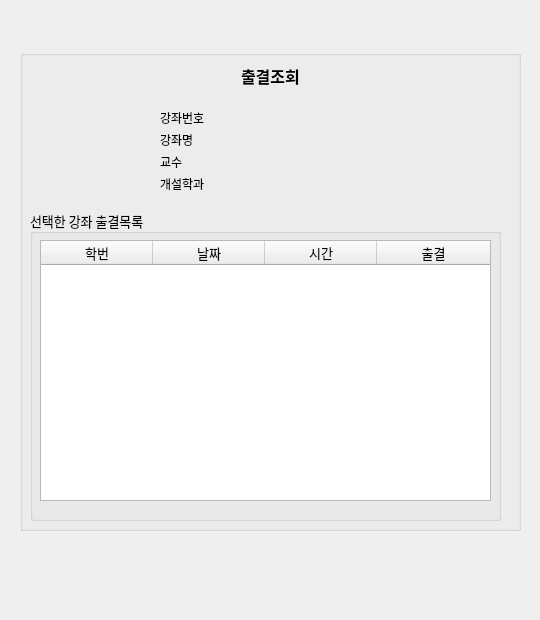
<?xml version="1.0" encoding="UTF-8"?>
<ui version="4.0">
 <class>Form</class>
 <widget class="QWidget" name="Form">
  <property name="geometry">
   <rect>
    <x>0</x>
    <y>0</y>
    <width>540</width>
    <height>620</height>
   </rect>
  </property>
  <property name="windowTitle">
   <string>Form</string>
  </property>
  <widget class="QGroupBox" name="groupBox">
   <property name="geometry">
    <rect>
     <x>20</x>
     <y>50</y>
     <width>501</width>
     <height>481</height>
    </rect>
   </property>
   <property name="title">
    <string/>
   </property>
   <widget class="QWidget" name="horizontalLayoutWidget">
    <property name="geometry">
     <rect>
      <x>150</x>
      <y>10</y>
      <width>201</width>
      <height>31</height>
     </rect>
    </property>
    <layout class="QHBoxLayout" name="horizontalLayout">
     <item alignment="Qt::AlignHCenter">
      <widget class="QLabel" name="hello_label">
       <property name="font">
        <font>
         <family>Agency FB</family>
         <pointsize>12</pointsize>
         <weight>75</weight>
         <bold>true</bold>
        </font>
       </property>
       <property name="text">
        <string>출결조회</string>
       </property>
      </widget>
     </item>
    </layout>
   </widget>
   <widget class="QGroupBox" name="groupBox_2">
    <property name="geometry">
     <rect>
      <x>10</x>
      <y>160</y>
      <width>471</width>
      <height>311</height>
     </rect>
    </property>
    <property name="font">
     <font>
      <family>Agency FB</family>
      <pointsize>10</pointsize>
     </font>
    </property>
    <property name="title">
     <string>선택한 강좌 출결목록</string>
    </property>
    <widget class="QTableWidget" name="lect_table">
     <property name="enabled">
      <bool>true</bool>
     </property>
     <property name="geometry">
      <rect>
       <x>10</x>
       <y>30</y>
       <width>451</width>
       <height>261</height>
      </rect>
     </property>
     <attribute name="horizontalHeaderDefaultSectionSize">
      <number>112</number>
     </attribute>
     <attribute name="horizontalHeaderShowSortIndicator" stdset="0">
      <bool>false</bool>
     </attribute>
     <attribute name="horizontalHeaderStretchLastSection">
      <bool>true</bool>
     </attribute>
     <column>
      <property name="text">
       <string>학번</string>
      </property>
     </column>
     <column>
      <property name="text">
       <string>날짜</string>
      </property>
      <property name="textAlignment">
       <set>AlignCenter</set>
      </property>
     </column>
     <column>
      <property name="text">
       <string>시간</string>
      </property>
      <property name="textAlignment">
       <set>AlignCenter</set>
      </property>
     </column>
     <column>
      <property name="text">
       <string>출결</string>
      </property>
      <property name="textAlignment">
       <set>AlignCenter</set>
      </property>
     </column>
    </widget>
   </widget>
   <widget class="QWidget" name="layoutWidget">
    <property name="geometry">
     <rect>
      <x>60</x>
      <y>60</y>
      <width>301</width>
      <height>82</height>
     </rect>
    </property>
    <layout class="QHBoxLayout" name="horizontalLayout_2">
     <item>
      <layout class="QVBoxLayout" name="verticalLayout">
       <property name="leftMargin">
        <number>80</number>
       </property>
       <property name="rightMargin">
        <number>0</number>
       </property>
       <item>
        <widget class="QLabel" name="hello_label_4">
         <property name="text">
          <string>강좌번호</string>
         </property>
        </widget>
       </item>
       <item>
        <widget class="QLabel" name="hello_label_2">
         <property name="text">
          <string>강좌명</string>
         </property>
        </widget>
       </item>
       <item>
        <widget class="QLabel" name="hello_label_3">
         <property name="text">
          <string>교수</string>
         </property>
        </widget>
       </item>
       <item>
        <widget class="QLabel" name="label">
         <property name="text">
          <string>개설학과</string>
         </property>
        </widget>
       </item>
      </layout>
     </item>
     <item>
      <layout class="QVBoxLayout" name="verticalLayout_2">
       <item>
        <widget class="QLabel" name="lect_num">
         <property name="text">
          <string/>
         </property>
        </widget>
       </item>
       <item>
        <widget class="QLabel" name="lect_name">
         <property name="text">
          <string/>
         </property>
        </widget>
       </item>
       <item>
        <widget class="QLabel" name="lect_prf_name">
         <property name="enabled">
          <bool>true</bool>
         </property>
         <property name="styleSheet">
          <string notr="true">color: rgb(0, 0, 0);</string>
         </property>
         <property name="text">
          <string/>
         </property>
        </widget>
       </item>
       <item>
        <widget class="QLabel" name="lect_major">
         <property name="text">
          <string/>
         </property>
        </widget>
       </item>
      </layout>
     </item>
    </layout>
   </widget>
  </widget>
 </widget>
 <resources/>
 <connections/>
</ui>
